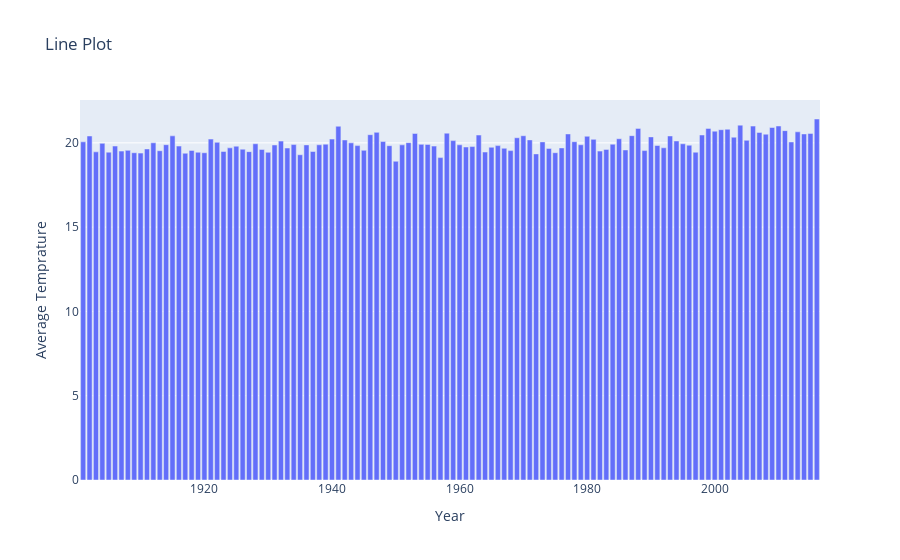

Notebook source saved alongside this figure:
### Code cell
fig = go.Figure(data=go.Bar(x=temp_year['Temperature - (Celsius)'].index, 
                                y=temp_year['Temperature - (Celsius)'].values))

fig.update_layout(
    title="Line Plot",
    xaxis_title="Year",
    yaxis_title="Average Temprature"
)
fig.show()
